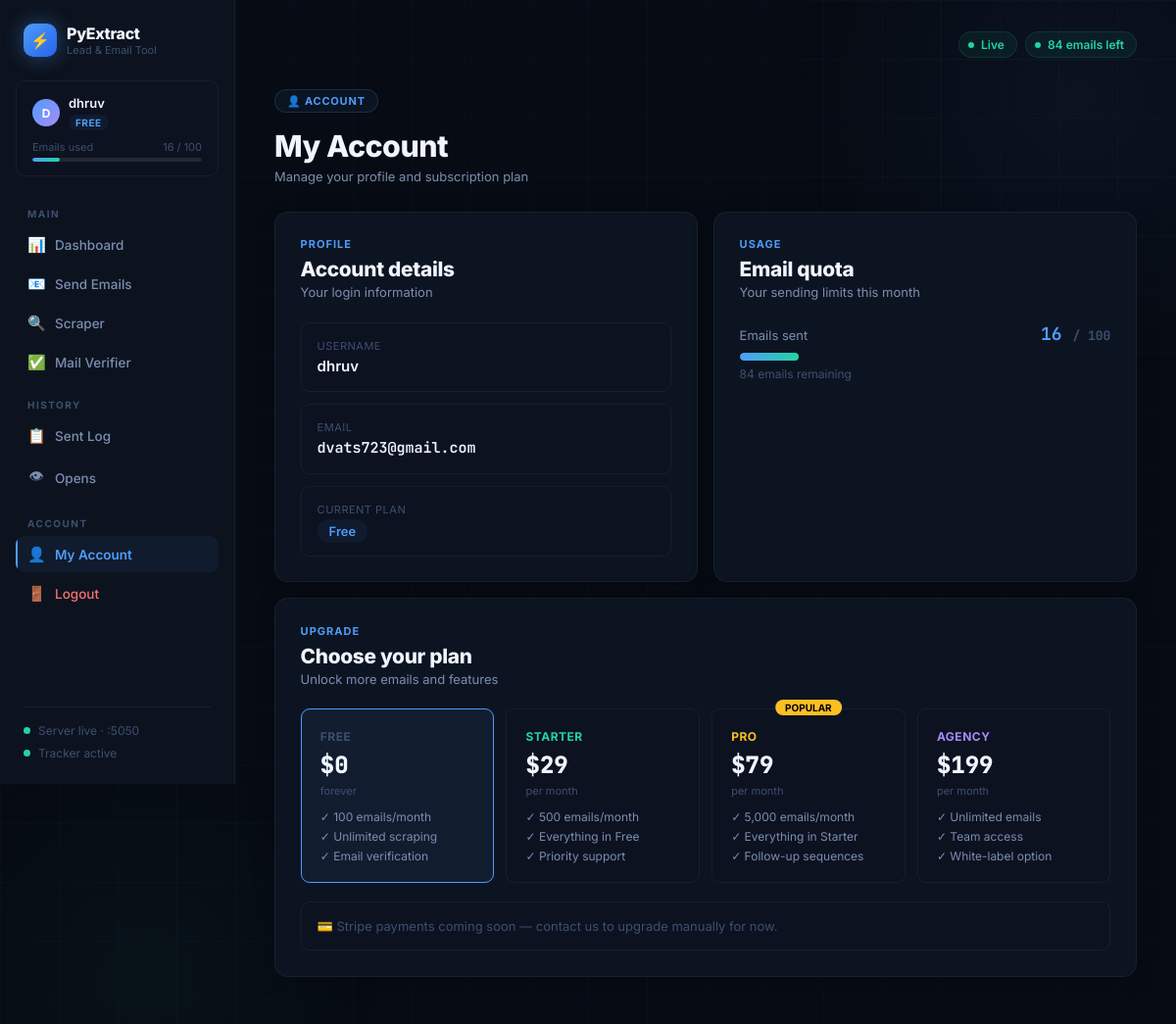
/account (signed in), run on the app's committed database.
### tables this page shows
CREATE TABLE users (
        id INTEGER PRIMARY KEY AUTOINCREMENT,
        username TEXT UNIQUE NOT NULL,
        email TEXT UNIQUE NOT NULL,
        password TEXT NOT NULL,
        plan TEXT DEFAULT 'free',
        emails_sent INTEGER DEFAULT 0,
        created_at TEXT DEFAULT CURRENT_TIMESTAMP
    );

### app.py (the view)
@app.route("/account")
@login_required
def account_page():
    return render_template("account.html", page="account")

### app.py (called while the page is built)
@app.context_processor
def inject_user():
    try:
        return dict(current_user=current_user)
    except Exception:
        return dict(current_user=None)

@login_manager.user_loader
def load_user(user_id):
    conn = get_db()
    row  = conn.execute("SELECT * FROM users WHERE id = ?", (user_id,)).fetchone()
    conn.close()
    if row:
        return User(row["id"], row["username"], row["email"], row["plan"], row["emails_sent"])
    return None

    def email_limit(self):
        return {"free": 100, "starter": 500, "pro": 5000, "agency": 999999}.get(self.plan, 100)

    def emails_left(self):
        return max(0, self.email_limit() - self.emails_sent)

### templates/account.html
{% extends "base.html" %}
{% block content %}
<div class="page-badge">👤 Account</div>
<h1 class="page-title">My Account</h1>
<p class="page-sub">Manage your profile and subscription plan</p>
<div style="display:grid;grid-template-columns:1fr 1fr;gap:16px">
  <div class="card">
    <div class="card-eyebrow">Profile</div>
    <div class="card-title">Account details</div>
    <div class="card-sub">Your login information</div>
    <div style="display:flex;flex-direction:column;gap:12px">
      <div style="background:var(--bg2);border:1px solid var(--border);border-radius:var(--radius-sm);padding:1rem">
        <div style="font-size:11px;color:var(--muted2);text-transform:uppercase;letter-spacing:.5px;margin-bottom:4px">Username</div>
        <div style="font-size:15px;font-weight:600">{{ current_user.username }}</div>
      </div>
      <div style="background:var(--bg2);border:1px solid var(--border);border-radius:var(--radius-sm);padding:1rem">
        <div style="font-size:11px;color:var(--muted2);text-transform:uppercase;letter-spacing:.5px;margin-bottom:4px">Email</div>
        <div style="font-size:15px;font-weight:600;font-family:var(--mono)">{{ current_user.email }}</div>
      </div>
      <div style="background:var(--bg2);border:1px solid var(--border);border-radius:var(--radius-sm);padding:1rem">
        <div style="font-size:11px;color:var(--muted2);text-transform:uppercase;letter-spacing:.5px;margin-bottom:4px">Current Plan</div>
        <span class="badge badge-blue" style="font-size:13px;padding:4px 12px;text-transform:capitalize">{{ current_user.plan }}</span>
      </div>
    </div>
  </div>
  <div class="card">
    <div class="card-eyebrow">Usage</div>
    <div class="card-title">Email quota</div>
    <div class="card-sub">Your sending limits this month</div>
    <div style="margin-bottom:1.5rem">
      <div style="display:flex;justify-content:space-between;align-items:baseline;margin-bottom:8px">
        <span style="font-size:13px;color:var(--muted)">Emails sent</span>
        <span style="font-family:var(--mono);font-size:18px;font-weight:700;color:var(--blue)">{{ current_user.emails_sent }} <span style="font-size:13px;color:var(--muted2)">/ {{ current_user.email_limit() }}</span></span>
      </div>
      <div style="height:8px;background:var(--bg2);border-radius:999px;overflow:hidden">
        <div style="height:100%;background:linear-gradient(90deg,var(--blue),var(--green));border-radius:999px;width:{{ [((current_user.emails_sent / current_user.email_limit()) * 100)|int, 100]|min }}%;transition:width .5s"></div>
      </div>
      <div style="font-size:12px;color:var(--muted2);margin-top:6px">{{ current_user.emails_left() }} emails remaining</div>
    </div>
  </div>
</div>
<div class="card" style="margin-top:16px">
  <div class="card-eyebrow">Upgrade</div>
  <div class="card-title">Choose your plan</div>
  <div class="card-sub">Unlock more emails and features</div>
  <div style="display:grid;grid-template-columns:repeat(4,1fr);gap:12px">
    <div style="border:1px solid {{ 'var(--blue)' if current_user.plan=='free' else 'var(--border)' }};border-radius:var(--radius-sm);padding:1.2rem;background:{{ 'var(--blue-bg)' if current_user.plan=='free' else 'var(--bg2)' }}">
      <div style="font-size:12px;font-weight:700;color:var(--muted2);text-transform:uppercase;letter-spacing:.5px;margin-bottom:6px">Free</div>
      <div style="font-family:var(--mono);font-size:1.5rem;font-weight:800;color:var(--text);margin-bottom:4px">$0</div>
      <div style="font-size:11px;color:var(--muted2);margin-bottom:12px">forever</div>
      <div style="font-size:12px;color:var(--muted);display:flex;flex-direction:column;gap:5px">
        <div>✓ 100 emails/month</div>
        <div>✓ Unlimited scraping</div>
        <div>✓ Email verification</div>
      </div>
    </div>
    <div style="border:1px solid {{ 'var(--green)' if current_user.plan=='starter' else 'var(--border)' }};border-radius:var(--radius-sm);padding:1.2rem;background:{{ 'var(--green-bg)' if current_user.plan=='starter' else 'var(--bg2)' }}">
      <div style="font-size:12px;font-weight:700;color:var(--green);text-transform:uppercase;letter-spacing:.5px;margin-bottom:6px">Starter</div>
      <div style="font-family:var(--mono);font-size:1.5rem;font-weight:800;color:var(--text);margin-bottom:4px">$29</div>
      <div style="font-size:11px;color:var(--muted2);margin-bottom:12px">per month</div>
      <div style="font-size:12px;color:var(--muted);display:flex;flex-direction:column;gap:5px">
        <div>✓ 500 emails/month</div>
        <div>✓ Everything in Free</div>
        <div>✓ Priority support</div>
      </div>
    </div>
    <div style="border:1px solid {{ 'var(--amber)' if current_user.plan=='pro' else 'var(--border)' }};border-radius:var(--radius-sm);padding:1.2rem;background:{{ 'var(--amber-bg)' if current_user.plan=='pro' else 'var(--bg2)' }};position:relative">
      <div style="position:absolute;top:-10px;left:50%;transform:translateX(-50%);background:var(--amber);color:#000;font-size:10px;font-weight:700;padding:2px 10px;border-radius:999px">POPULAR</div>
      <div style="font-size:12px;font-weight:700;color:var(--amber);text-transform:uppercase;letter-spacing:.5px;margin-bottom:6px">Pro</div>
      <div style="font-family:var(--mono);font-size:1.5rem;font-weight:800;color:var(--text);margin-bottom:4px">$79</div>
      <div style="font-size:11px;color:var(--muted2);margin-bottom:12px">per month</div>
      <div style="font-size:12px;color:var(--muted);display:flex;flex-direction:column;gap:5px">
        <div>✓ 5,000 emails/month</div>
        <div>✓ Everything in Starter</div>
        <div>✓ Follow-up sequences</div>
      </div>
    </div>
    <div style="border:1px solid {{ 'var(--purple)' if current_user.plan=='agency' else 'var(--border)' }};border-radius:var(--radius-sm);padding:1.2rem;background:{{ 'var(--purple-bg)' if current_user.plan=='agency' else 'var(--bg2)' }}">
      <div style="font-size:12px;font-weight:700;color:var(--purple);text-transform:uppercase;letter-spacing:.5px;margin-bottom:6px">Agency</div>
      <div style="font-family:var(--mono);font-size:1.5rem;font-weight:800;color:var(--text);margin-bottom:4px">$199</div>
      <div style="font-size:11px;color:var(--muted2);margin-bottom:12px">per month</div>
      <div style="font-size:12px;color:var(--muted);display:flex;flex-direction:column;gap:5px">
        <div>✓ Unlimited emails</div>
        <div>✓ Team access</div>
        <div>✓ White-label option</div>
      </div>
    </div>
  </div>
  <div style="margin-top:1.2rem;padding:1rem;background:var(--bg2);border:1px solid var(--border);border-radius:var(--radius-sm);font-size:13px;color:var(--muted2)">
    💳 Stripe payments coming soon — contact us to upgrade manually for now.
  </div>
</div>
{% endblock %}

### templates/base.html (shortened to what this page needs)
<!DOCTYPE html>
<html lang="en">
<head>
</head>
<body>
<div class="bg-glow"></div>
<div class="bg-glow2"></div>
<div class="layout">
  <div class="sidebar">
    <div class="brand">
      <div class="brand-icon">⚡</div>
      <div>
        <div class="brand-name">PyExtract</div>
        <div class="brand-tag">Lead & Email Tool</div>
      </div>
    </div>
    <div class="user-card">
      <div style="display:flex;align-items:center;gap:9px;margin-bottom:8px">
        <div class="user-avatar">{{ current_user.username[0]|upper }}</div>
        <div>
          <div class="user-name">{{ current_user.username }}</div>
          <span class="user-plan plan-{{ current_user.plan }}">{{ current_user.plan }}</span>
        </div>
      </div>
      <div class="usage-wrap">
        <div class="usage-label">
          <span>Emails used</span>
          <span>{{ current_user.emails_sent }} / {{ current_user.email_limit() }}</span>
        </div>
        <div class="usage-bar">
          <div class="usage-fill" style="width:{{ [((current_user.emails_sent / current_user.email_limit()) * 100)|int, 100]|min }}%"></div>
        </div>
      </div>
    </div>
    <div class="nav">
      <div class="nav-label">Main</div>
      <a href="/" class="nav-item {{ 'active' if page=='dashboard' }}"><span class="nav-icon">📊</span>Dashboard</a>
      <a href="/send-emails" class="nav-item {{ 'active' if page=='send' }}"><span class="nav-icon">📧</span>Send Emails</a>
      <a href="/scraper" class="nav-item {{ 'active' if page=='scraper' }}"><span class="nav-icon">🔍</span>Scraper</a>
      <a href="/verifier" class="nav-item {{ 'active' if page=='verifier' }}"><span class="nav-icon">✅</span>Mail Verifier</a>
      <div class="nav-label">History</div>
      <a href="/sent-log" class="nav-item {{ 'active' if page=='log' }}"><span class="nav-icon">📋</span>Sent Log</a>
      <a href="/opens" class="nav-item {{ 'active' if page=='opens' }}"><span class="nav-icon">👁</span>Opens</a>
      <div class="nav-label">Account</div>
      <a href="/account" class="nav-item {{ 'active' if page=='account' }}"><span class="nav-icon">👤</span>My Account</a>
      <a href="/logout" class="nav-item danger"><span class="nav-icon">🚪</span>Logout</a>
    </div>
    <div class="sidebar-footer">
      <div class="sidebar-divider"></div>
      <div class="status-list">
        <div class="status-item"><span class="status-dot"></span>Server live · :5050</div>
        <div class="status-item"><span class="status-dot"></span>Tracker active</div>
      </div>
    </div>
  </div>
  <div class="main">
    <div class="topbar">
      <div class="pills">
        <span class="pill"><span class="pill-dot"></span>Live</span>
        <span class="pill"><span class="pill-dot"></span>{{ current_user.emails_left() }} emails left</span>
      </div>
    </div>
    {% block content %}{% endblock %}
  </div>
</div>
</body>
</html>

### data on the page
users: username "D", username "dhruv", plan "FREE", email "dvats723@gmail.com", plan "Free"

### other printed values
{{ current_user.emails_sent }} "16"
{{ current_user.email_limit() }} "100"
{{ current_user.emails_left() }} "84"
